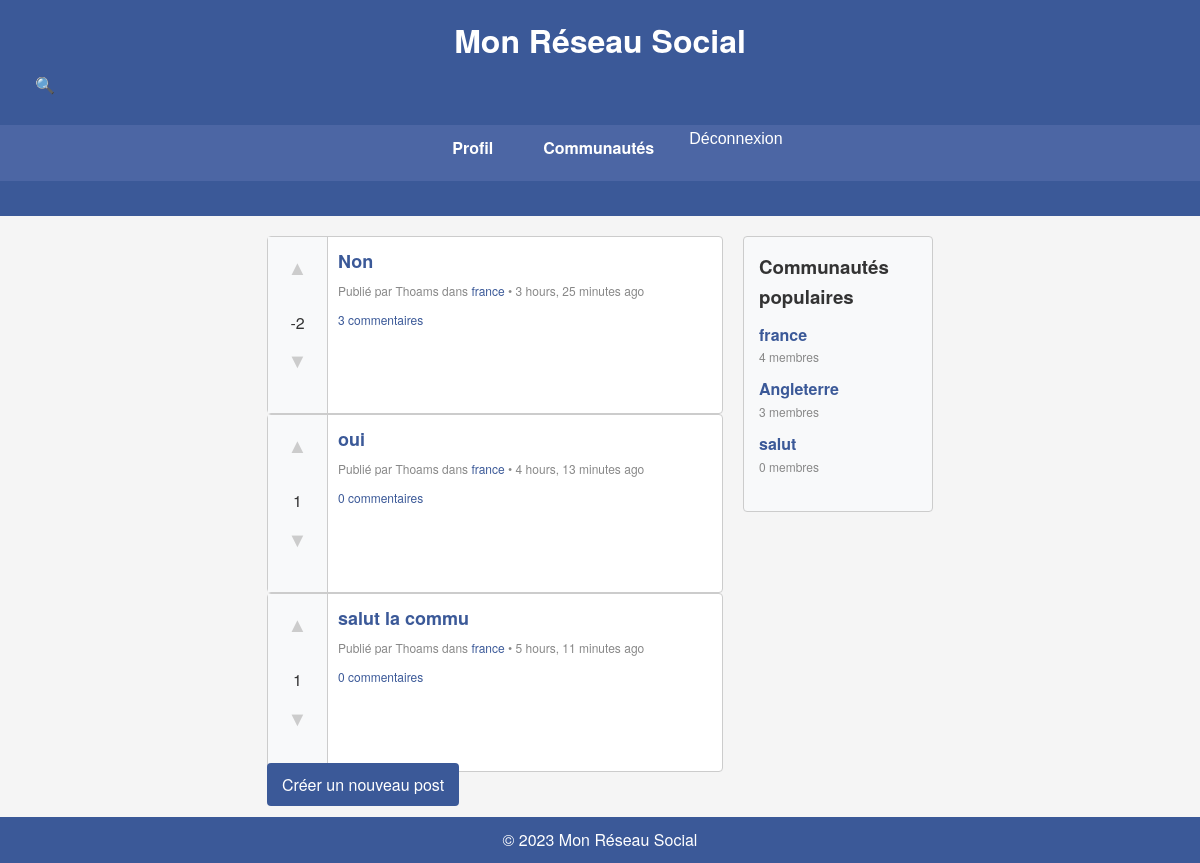
Screenshot of / (signed in) with the database file from the repository.
### posts/models.py (models this page shows, shortened)
class Post(models.Model):
    title = models.CharField(max_length=255)
    content = models.TextField()
    image = models.ImageField(upload_to='post_images/', blank=True, null=True)
    created_at = models.DateTimeField(auto_now_add=True)
    updated_at = models.DateTimeField(auto_now=True)
    author = models.ForeignKey(settings.AUTH_USER_MODEL, on_delete=models.CASCADE, related_name='posts')
    community = models.ForeignKey(Community, on_delete=models.CASCADE, related_name='posts')
    upvotes = models.ManyToManyField(settings.AUTH_USER_MODEL, related_name='upvoted_posts', blank=True)
    downvotes = models.ManyToManyField(settings.AUTH_USER_MODEL, related_name='downvoted_posts', blank=True)
    @property
    def score(self):
        return self.upvotes.count() - self.downvotes.count()

### accounts/models.py (models this page shows, shortened)
class User(AbstractUser):
    email = models.EmailField(unique=True)
    profile_picture = models.ImageField(upload_to='profile_pictures/', blank=True, null=True)
    communities_joined = models.ManyToManyField('communities.Community', related_name='members')
    USERNAME_FIELD = 'email'
    REQUIRED_FIELDS = ['username']

### communities/models.py (models this page shows, shortened)
class Community(models.Model):
    name = models.CharField(max_length=100, unique=True)
    description = models.TextField()
    creator = models.ForeignKey(settings.AUTH_USER_MODEL, on_delete=models.CASCADE, related_name='communities_created')
    created_at = models.DateTimeField(auto_now_add=True)

### core/views.py (the view)
# urls.py: path('', FeedView.as_view(), name='home'),
class FeedView(TemplateView):
    template_name = 'core/feed.html'
    def get_context_data(self, **kwargs):
        context = super().get_context_data(**kwargs)
        if self.request.user.is_authenticated:
            communities = self.request.user.communities_joined.all()
            posts = Post.objects.filter(community__in=communities).order_by('-created_at')
            context['posts'] = posts
        else:
            context['posts'] = None
        popular_communities = Community.objects.annotate(num_members=Count('members')).order_by('-num_members')[:5]
        context['popular_communities'] = popular_communities
        return context

### posts/urls.py (called while the page is built)
    def to_url(self, value):
        return str(value)

### core/templates/core/feed.html (shortened to what this page needs)
{% extends 'base.html' %}
{% block content %}
<div class="feed-container">
    <div class="main-content">
        {% if user.is_authenticated %}
            {% if posts %}
                {% for post in posts %}
                    <div class="post">
                        <div class="votes">
                            <form method="post" action="{% url 'vote' post_id=post.pk vote_type=1 %}">
                                <button type="submit" class="vote-button upvote">&#9650;</button>
                            </form>
                            <div class="score">{{ post.score }}</div>
                            <form method="post" action="{% url 'vote' post_id=post.pk vote_type=-1 %}">
                                <button type="submit" class="vote-button downvote">&#9660;</button>
                            </form>
                        </div>
                        <div class="post-content">
                            <div class="post-title">
                                <a href="{% url 'post_detail' pk=post.pk %}">{{ post.title }}</a>
                            </div>
                            <div class="post-details">
                                Publié par {{ post.author.username }} dans <a href="{% url 'community_detail' pk=post.community.pk %}">{{ post.community.name }}</a> • {{ post.created_at|timesince }} ago
                            </div>
                            <div class="post-actions">
                                <a href="{% url 'post_detail' pk=post.pk %}">{{ post.comments.count }} commentaires</a>
                            </div>
                        </div>
                    </div>
                {% endfor %}
            {% else %}
                <p>Aucun post à afficher. Rejoignez des communautés pour voir les posts correspondants.</p>
            {% endif %}
            <a href="{% url 'create_post' %}" class="button">Créer un nouveau post</a>
        {% else %}
            <h2>Bienvenue sur Mon Réseau Social</h2>
            <p>C'est le meilleur endroit pour partager et discuter avec les autres !</p>
            <p><a href="{% url 'signup' %}">Inscrivez-vous</a> ou <a href="{% url 'login' %}">connectez-vous</a> pour commencer.</p>
        {% endif %}
    </div>
    <div class="sidebar">
        <h3>Communautés populaires</h3>
        <ul class="popular-communities">
            {% for community in popular_communities %}
                <li>
                    <a href="{% url 'community_detail' pk=community.pk %}">{{ community.name }}</a>
                    <span>{{ community.members.count }} membres</span>
                </li>
            {% endfor %}
        </ul>
    </div>
</div>
{% endblock %}

### static/css/styles.css (style rules this page uses)
* { margin: 0; padding: 0; box-sizing: border-box; }
body { font-family: 'Helvetica Neue', Arial, sans-serif; background-color: #f5f5f5; color: #333; line-height: 1.6; }
h3, h4 { color: #333; margin-bottom: 10px; }
.post { display: flex; background-color: #fff; margin-bottom: 15px; border: 1px solid #ccc; border-radius: 4px; margin: 0 auto; width: 100%; }
.post .votes { width: 60px; text-align: center; background-color: #f8f9fa; border-right: 1px solid #ccc; padding: 10px 0; }
.vote-button { background: none; border: none; font-size: 20px; cursor: pointer; color: #ccc; }
.score { font-size: 16px; margin: 5px 0; }
.post .post-content { flex: 1; padding: 10px; }
.post-title { font-size: 18px; font-weight: bold; margin-bottom: 5px; }
.post-details { font-size: 12px; color: #888; margin-bottom: 10px; }
.post-actions { font-size: 12px; color: #888; }
.post-actions a { color: #888; text-decoration: none; }
.post a { color: #3b5998; text-decoration: none; }
button, .button { background-color: #3b5998; color: #fff; border: none; padding: 10px 15px; cursor: pointer; border-radius: 4px; text-decoration: none; font-size: 1em; }
form { margin-bottom: 20px; }
form button { width: auto; }
ul { list-style-type: disc; padding-left: 20px; margin-bottom: 20px; }
ul li { margin-bottom: 10px; }
a { color: #3b5998; text-decoration: none; }
.feed-container { display: flex; justify-content: center; }
.main-content { flex: 0 0 60%; margin-right: 20px; }
.sidebar { flex: 0 0 25%; background-color: #f8f9fa; padding: 15px; border: 1px solid #ccc; border-radius: 4px; }
.main-content, .sidebar { align-self: flex-start; }
.popular-communities { list-style-type: none; padding: 0; }
.popular-communities li { margin-bottom: 10px; }
.popular-communities li a { font-weight: bold; color: #3b5998; text-decoration: none; }
.popular-communities li span { display: block; font-size: 12px; color: #888; }

### rows the page displays
Post: score "-2", title "Non", author.username "Thoams", community.name "france", created_at "3 hours, 25 minutes", comments.count "3"
Post: score "1", title "oui", author.username "Thoams", community.name "france", created_at "4 hours, 13 minutes", comments.count "0"
Post: score "1", title "salut la commu", author.username "Thoams", community.name "france", created_at "5 hours, 11 minutes", comments.count "0"
Community: name "france", members.count "4"
Community: name "Angleterre", members.count "3"
Community: name "salut", members.count "0"
